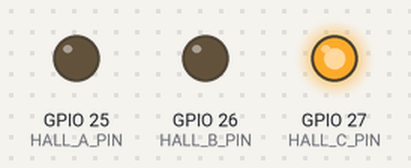
This sketch was run on a simulated ESP32. On the bench: output pins drawn as LEDs (lit = HIGH). What the sketch prints to the serial monitor is not drawn.

Above: at 0.17 s.
At 129.75 s:
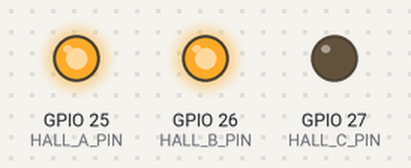
At 129.95 s:
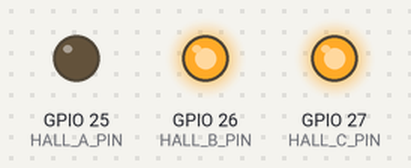
Timing chart, 0 to 130.2 s (numbered marks = the images above):
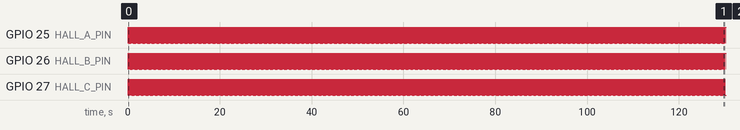

The sketch:

HallMotorEmulator.ino
```cpp
// --- ESP32 Hall Sensor Emulator for BLDC Motor Controllers ---
// This project provides a simple yet effective way to emulate the Hall sensor
// signals of a Brushless DC (BLDC) motor using an ESP32 development board.
// Designed for developers and hobbyists who need to bench test motor controllers
// (such as Sabvoton, FarDriver, Kelly, etc.) without a physical motor attached.

#include <Arduino.h>

// Define the GPIO pins connected to the controller's Hall signal lines
#define HALL_A_PIN 25
#define HALL_B_PIN 26
#define HALL_C_PIN 27

// Define the delay between steps. This controls the simulated RPM.
// 20ms is a good starting point, simulating a slow, healthy spin.
// Smaller values (e.g., 10) simulate a faster motor.
// Larger values (e.g., 50) simulate a slower motor.
#define STEP_DELAY_MS 20

// The standard 6-step BLDC commutation sequence for Hall sensors.
// The order of states determines the direction of rotation.
const int hall_sequence[6][3] = {
  {1, 0, 1}, // Step 1
  {0, 0, 1}, // Step 2
  {0, 1, 1}, // Step 3
  {0, 1, 0}, // Step 4
  {1, 1, 0}, // Step 5
  {1, 0, 0}  // Step 6
};

int current_step = 0;
unsigned long step_count = 0;

void setup() {
  Serial.begin(115200);
  Serial.println("=== ESP32 Hall Sensor Emulator for BLDC Motor Controllers ===");
  Serial.println("Starting ESP32 Hall Sensor Emulator...");
  Serial.printf("Step delay: %d ms (simulated RPM: ~%d)\n",
                STEP_DELAY_MS,
                60000 / (STEP_DELAY_MS * 6)); // Approximate RPM calculation

  // Set all Hall pins to OUTPUT mode
  pinMode(HALL_A_PIN, OUTPUT);
  pinMode(HALL_B_PIN, OUTPUT);
  pinMode(HALL_C_PIN, OUTPUT);

  Serial.println("Emulator running. Connect to controller and power cycle it.");
  Serial.println("Expected behavior: Controller should power on without Hall fault beeps.");
  Serial.println("Debug output will show current Hall sensor states.");
  Serial.println("---");
}

void loop() {
  // Set the GPIO pins to the values for the current step in the sequence
  digitalWrite(HALL_A_PIN, hall_sequence[current_step][0]);
  digitalWrite(HALL_B_PIN, hall_sequence[current_step][1]);
  digitalWrite(HALL_C_PIN, hall_sequence[current_step][2]);

  // Print the current state to the Serial Monitor for debugging
  Serial.printf("Step %d: Hall A=%d, Hall B=%d, Hall C=%d (Cycle %lu)\n",
                current_step + 1,
                hall_sequence[current_step][0],
                hall_sequence[current_step][1],
                hall_sequence[current_step][2],
                step_count / 6 + 1);

  // Move to the next step in the sequence
  current_step++;
  if (current_step >= 6) {
    current_step = 0; // Reset to the beginning of the sequence
  }

  step_count++;

  // Wait for the defined interval before proceeding to the next step
  delay(STEP_DELAY_MS);
}
```

Measured:
- by itself, GPIO 25 (HALL_A_PIN), GPIO 26 (HALL_B_PIN), GPIO 27 (HALL_C_PIN): alternates HIGH for 0.06 s and LOW for 0.06 s
